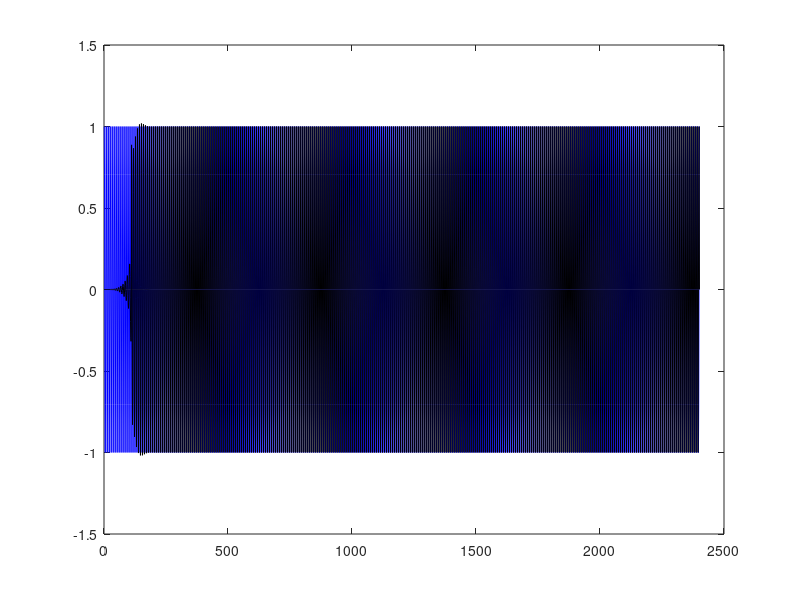

This chart was generated by the following MATLAB code:
%% Testador de Filtros

clear;
clc;

%%teste do filtro->carrega o arquivo
load('filtro_passa_alta');
%% sinal de entrada

f0=1000;             %%testar com 800, 900, 1000
fs=8000;

n=0:2400; 

x=cos(2*pi*f0*n/fs); 

%%filtragem
y=filter(hf,1,x);

f1=figure;a1=axes;
plot(x,'b');hold on; plot(y,'k');